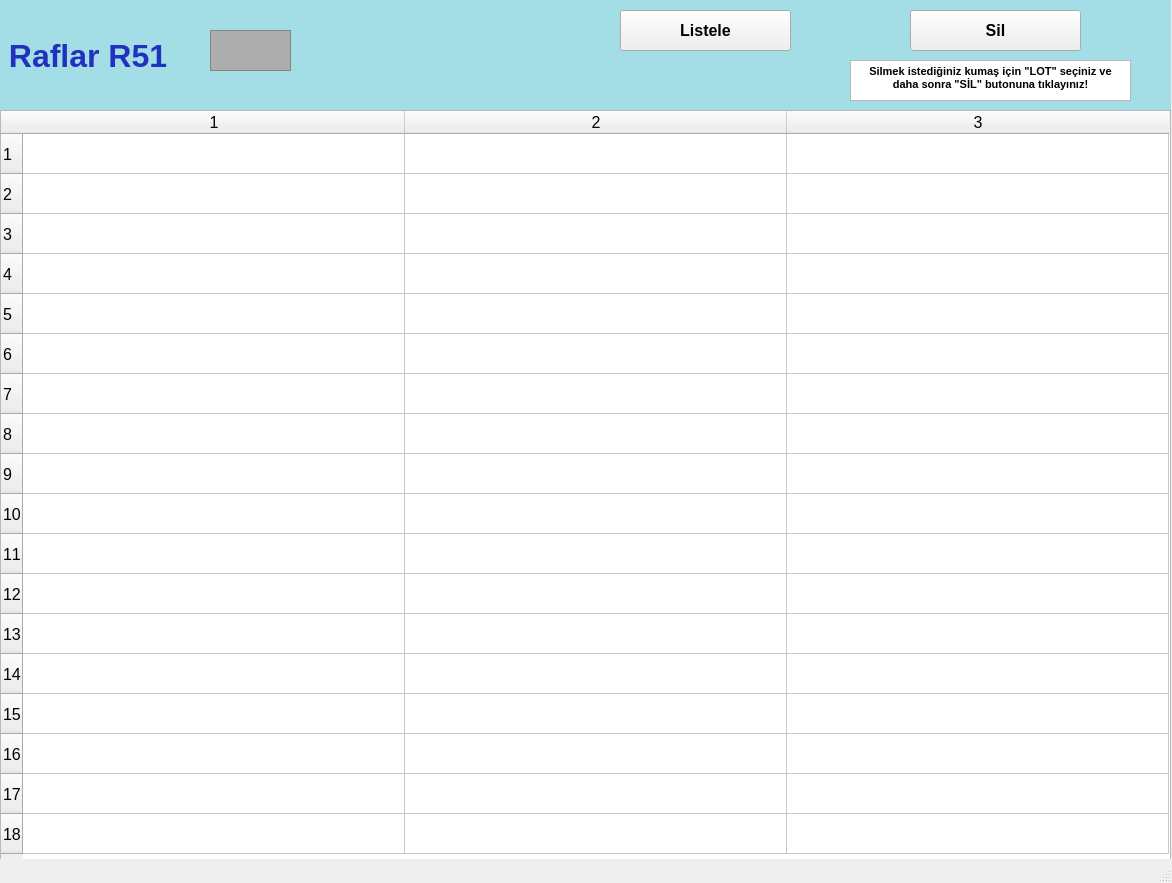
<?xml version="1.0" encoding="UTF-8"?>
<ui version="4.0">
 <class>raflarR51_ekran</class>
 <widget class="QMainWindow" name="raflarR51_ekran">
  <property name="geometry">
   <rect>
    <x>0</x>
    <y>0</y>
    <width>1172</width>
    <height>883</height>
   </rect>
  </property>
  <property name="font">
   <font>
    <pointsize>12</pointsize>
    <weight>50</weight>
    <bold>false</bold>
    <kerning>false</kerning>
   </font>
  </property>
  <property name="windowTitle">
   <string/>
  </property>
  <widget class="QWidget" name="centralwidget">
   <widget class="QLabel" name="raflarR1yazi_lbl">
    <property name="geometry">
     <rect>
      <x>0</x>
      <y>0</y>
      <width>1171</width>
      <height>111</height>
     </rect>
    </property>
    <property name="font">
     <font>
      <pointsize>24</pointsize>
      <weight>75</weight>
      <bold>true</bold>
     </font>
    </property>
    <property name="styleSheet">
     <string notr="true">background-color: rgb(163, 221, 229);
color: rgb(34, 50, 190);</string>
    </property>
    <property name="text">
     <string> Raflar R51</string>
    </property>
   </widget>
   <widget class="QFrame" name="raflarR1_img">
    <property name="geometry">
     <rect>
      <x>210</x>
      <y>30</y>
      <width>81</width>
      <height>41</height>
     </rect>
    </property>
    <property name="styleSheet">
     <string notr="true">background-color: rgb(173, 173, 173);</string>
    </property>
    <property name="frameShape">
     <enum>QFrame::StyledPanel</enum>
    </property>
    <property name="frameShadow">
     <enum>QFrame::Raised</enum>
    </property>
   </widget>
   <widget class="QTableWidget" name="R51_tw">
    <property name="geometry">
     <rect>
      <x>0</x>
      <y>110</y>
      <width>1171</width>
      <height>751</height>
     </rect>
    </property>
    <property name="baseSize">
     <size>
      <width>0</width>
      <height>0</height>
     </size>
    </property>
    <property name="rowCount">
     <number>18</number>
    </property>
    <property name="columnCount">
     <number>3</number>
    </property>
    <attribute name="horizontalHeaderVisible">
     <bool>true</bool>
    </attribute>
    <attribute name="horizontalHeaderCascadingSectionResizes">
     <bool>false</bool>
    </attribute>
    <attribute name="horizontalHeaderDefaultSectionSize">
     <number>382</number>
    </attribute>
    <attribute name="horizontalHeaderMinimumSectionSize">
     <number>38</number>
    </attribute>
    <attribute name="verticalHeaderDefaultSectionSize">
     <number>40</number>
    </attribute>
    <attribute name="verticalHeaderMinimumSectionSize">
     <number>23</number>
    </attribute>
    <row/>
    <row/>
    <row/>
    <row/>
    <row/>
    <row/>
    <row/>
    <row/>
    <row/>
    <row/>
    <row/>
    <row/>
    <row/>
    <row/>
    <row/>
    <row/>
    <row/>
    <row/>
    <column/>
    <column/>
    <column/>
   </widget>
   <widget class="QPushButton" name="listeleR51_btn">
    <property name="geometry">
     <rect>
      <x>620</x>
      <y>10</y>
      <width>171</width>
      <height>41</height>
     </rect>
    </property>
    <property name="font">
     <font>
      <pointsize>12</pointsize>
      <weight>75</weight>
      <bold>true</bold>
     </font>
    </property>
    <property name="text">
     <string>Listele</string>
    </property>
   </widget>
   <widget class="QPushButton" name="silR51_btn">
    <property name="geometry">
     <rect>
      <x>910</x>
      <y>10</y>
      <width>171</width>
      <height>41</height>
     </rect>
    </property>
    <property name="font">
     <font>
      <pointsize>12</pointsize>
      <weight>75</weight>
      <bold>true</bold>
     </font>
    </property>
    <property name="text">
     <string>Sil</string>
    </property>
   </widget>
   <widget class="QTextBrowser" name="textBrowser">
    <property name="geometry">
     <rect>
      <x>850</x>
      <y>60</y>
      <width>281</width>
      <height>41</height>
     </rect>
    </property>
    <property name="html">
     <string>&lt;!DOCTYPE HTML PUBLIC &quot;-//W3C//DTD HTML 4.0//EN&quot; &quot;http://www.w3.org/TR/REC-html40/strict.dtd&quot;&gt;
&lt;html&gt;&lt;head&gt;&lt;meta name=&quot;qrichtext&quot; content=&quot;1&quot; /&gt;&lt;style type=&quot;text/css&quot;&gt;
p, li { white-space: pre-wrap; }
&lt;/style&gt;&lt;/head&gt;&lt;body style=&quot; font-family:'MS Shell Dlg 2'; font-size:12pt; font-weight:400; font-style:normal;&quot;&gt;
&lt;p align=&quot;center&quot; style=&quot; margin-top:0px; margin-bottom:0px; margin-left:0px; margin-right:0px; -qt-block-indent:0; text-indent:0px;&quot;&gt;&lt;span style=&quot; font-size:8pt; font-weight:600;&quot;&gt;Silmek istediğiniz kumaş için &amp;quot;LOT&amp;quot; seçiniz ve daha sonra &amp;quot;SİL&amp;quot; butonuna tıklayınız!&lt;/span&gt;&lt;/p&gt;&lt;/body&gt;&lt;/html&gt;</string>
    </property>
   </widget>
  </widget>
  <widget class="QStatusBar" name="statusbar"/>
 </widget>
 <resources/>
 <connections/>
</ui>
